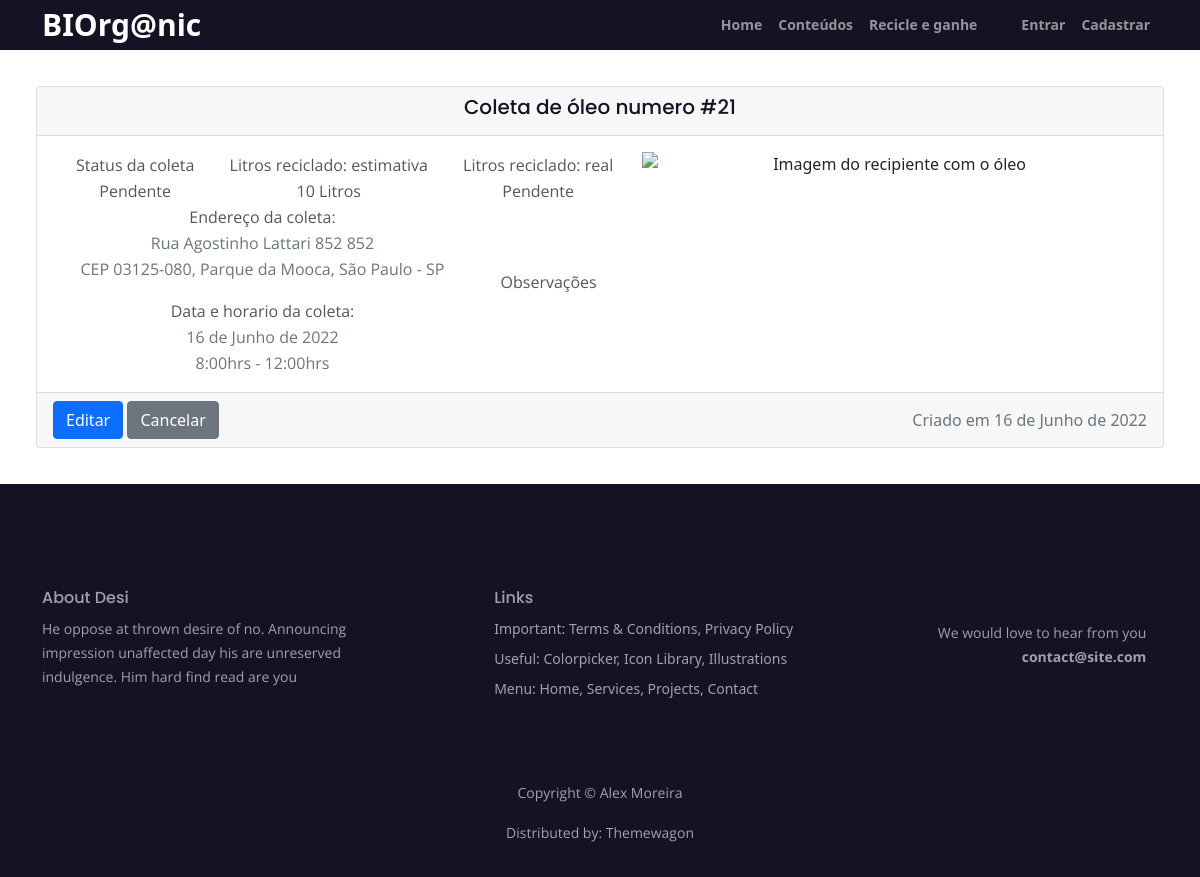
/collect/21, run on the app's committed database.
### collect/models.py (models this page shows)
class Collect(models.Model):
    user = models.ForeignKey(User, on_delete=models.CASCADE, default='')
    name = models.CharField(max_length=30, default= '')
    liters = models.IntegerField(verbose_name='Quantidade aproximada de óleo (Lts)', default=0)
    cep = models.CharField(verbose_name='CEP', max_length=9, default= '')
    uf = models.CharField(verbose_name='Estado', max_length=20, default= '')
    city = models.CharField(verbose_name='Cidade', max_length=30, default= '')
    block = models.CharField(verbose_name='Bairro', max_length=30, default= '')
    address = models.CharField(verbose_name='Endereço', max_length=50, default= '')
    number = models.CharField(verbose_name='Numero', max_length=10, default= '')
    complement = models.CharField(verbose_name='Complemento', max_length=30, default= '', blank=True)
    date = models.DateField(verbose_name='Data da coleta', default=datetime.now)
    time = models.CharField(max_length=20, verbose_name='Horario da coleta', default='', choices=[
        ('8:00hrs - 12:00hrs','8:00hrs - 12:00hrs'),
        ('13:00hrs - 18:00hrs', '13:00hrs - 18:00hrs'),
    ])
    img = models.ImageField(verbose_name='Foto do recipiente com o óleo', default='', upload_to='', blank=True)
    created = models.DateField(auto_now_add=True)
    status = models.CharField(max_length=10, default='Pendente', choices=[
        ('Pendente','Pendente'),
        ('Aprovada', 'Aprovada'),
        ('Reprovada', 'Reprovada'),
        ('Concluida', 'Concluida'),
        ('Cancelada', 'Cancelada'),
    ])
    obs = models.TextField(max_length=50, default='')
    real_liters = models.FloatField(verbose_name='Quantidade real de óleo (Lts)', default=0)

### collect/views.py (the view)
# urls.py: path('<int:id>', views.collectDetails, name='collectDetails'),
def collectDetails(request, id):
    collect = get_object_or_404(Collect, pk=id)
    form = CollectForm(instance=collect)
    if request.method == 'POST':
        form = CollectForm(request.POST, request.FILES, instance=collect)
        if form.is_valid():
            form.save()
            return redirect('/collect/' + str(id))
        else:
            return render(request, 'collect/collect_details.html', {'form': form, 'collect': collect})
    else:
        return render(request, 'collect/collect_details.html', {'form': form, 'collect': collect})

### templates/collect/collect_details.html (shortened to what this page needs)
{% extends 'base.html' %}
{% load crispy_forms_tags %}
{% block content %}
    <div class="collect-base">
        <div class="card text-center">
            <div class="card-header card-header-collect">
                <h5 class="card-title">Coleta de óleo numero #{{ collect.id }}</h5>
            </div>
            <div class="card-body card-body-collect">
                <div class="card-content-collect">
                    <div class="card-text-first">
                        <p>
                            Status da coleta
                            <br>
                            {{ collect.status }}
                        </p>
                        <p>
                            Litros reciclado: estimativa
                            <br>
                            {{ collect.liters }} Litros
                        </p>
                        <p>
                            Litros reciclado: real
                            <br>
                            {% if collect.real_liters %}
                                {{ collect.real_liters }} Litros
                            {% else %}
                                Pendente
                            {% endif %}
                        </p>
                    </div>
                    <div class="card-text-second">
                        <div>
                            <p class="card-text">
                                Endereço da coleta:
                                <br>
                                <span class="text-muted">
                                    {{ collect.address }} {{ collect.number }} {{ collect.complement }}
                                    <br>
                                    CEP {{ collect.cep }}, {{ collect.block }}, {{ collect.city }} - {{ collect.uf }}
                                </span>
                            </p>
                            <p class="card-text">
                                Data e horario da coleta:
                                <br>
                                <span class="text-muted">
                                    {{ collect.date }}
                                    <br>
                                    {{ collect.time }}
                                </span>
                            </p>
                        </div>
                        <p class="obs">
                            Observações
                            <br>
                        </p>
                    </div>
                </div>
                <img src="/media/{{ collect.img }}" alt="Imagem do recipiente com o óleo" style="width: 500px;">
            </div>
            <div class="card-footer text-muted card-footer-collect">
                <div class="card-footer-buttons">
                    {% if collect.status == 'Pendente' or collect.status == 'Reprovada' %}
                        <button type="button" class="btn btn-primary" data-bs-toggle="modal" data-bs-target="#exampleModal">Editar</button>
                        <button type="button" class="btn btn-secondary" data-bs-toggle="modal" data-bs-target="#exampleModal2">Cancelar</button>
                    {% endif %}
                </div>
                Criado em {{ collect.created }}
            </div>
        </div>
    </div>
{% endblock %}

### static/css/styles.css (style rules this page uses)
body, html { width: 100%; height: 100%; }
body, p { color: #53575a; font: 400 1rem/1.625rem "Open Sans", sans-serif; }
h5 { color: #161223; font-weight: 600; font-size: 1.25rem; line-height: 1.625rem; font-family: "Poppins" }

### static/css/custom_styles.css (style rules this page uses)
.collect-base { margin: 3%; }
.collect-base .card-body-collect { display: flex; justify-content: space-around; }
.collect-base .card-body-collect .card-content-collect { display: flex; flex-direction: column; justify-content: space-around; align-items: stretch; align-content: center; }
.collect-base .card-body-collect .card-content-collect .card-text-first { display: flex; }
.collect-base .card-body-collect .card-content-collect .card-text-first p { margin: 0 1.1rem; }
.collect-base .card-footer-collect { display: flex; flex-direction: row; justify-content: space-between; align-items: center; }
.collect-base .card-body-collect .card-content-collect .card-text-second { display: flex; justify-content: space-around; align-content: stretch; align-items: center; }
.collect-base .card-body-collect .card-content-collect .card-text-second .obs { width: 120px; }

### data on the page
Collect: id "21", status "Pendente", liters "10", address "Rua Agostinho Lattari", number "852", complement "852", cep "03125-080", block "Parque da Mooca", city "São Paulo", uf "SP", date "16 de Junho de 2022", time "8:00hrs - 12:00hrs", created "16 de Junho de 2022"
